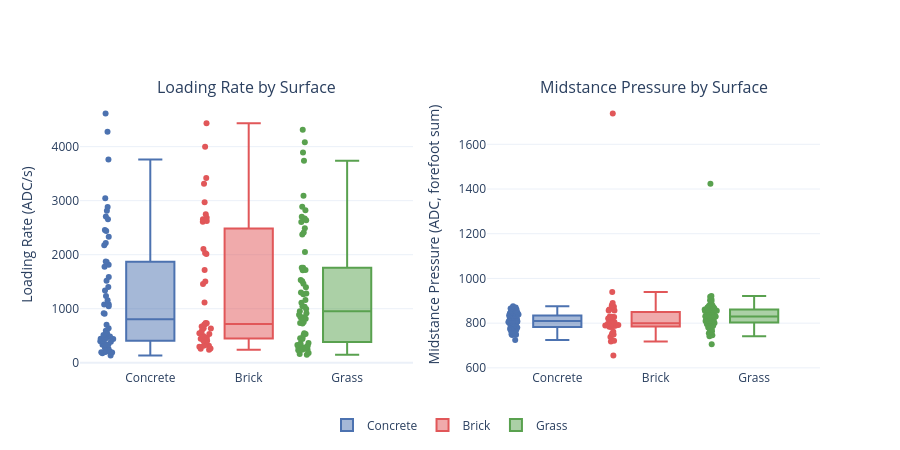

Notebook code for this chart:
### Markdown cell above
## Feature Distributions — Loading Rate & Midstance

Box plots comparing loading rate and midstance pressure across the three surfaces. Each point is one step; the box shows median and IQR.

### Code cell
from plotly.subplots import make_subplots
import plotly.graph_objects as go

SURFACE_COLORS = {'Concrete': '#4C72B0', 'Brick': '#E15759', 'Grass': '#59A14F'}

fig = make_subplots(
    rows=1, cols=2,
    subplot_titles=('Loading Rate by Surface', 'Midstance Pressure by Surface')
)

for surface, color in SURFACE_COLORS.items():
    sub = steps_df[steps_df['ground_type'] == surface]

    # Loading rate
    fig.add_trace(
        go.Box(
            y=sub['loading_rate'].dropna(),
            name=surface,
            marker_color=color,
            boxpoints='all',
            jitter=0.3,
            pointpos=-1.8,
            showlegend=True,
        ),
        row=1, col=1
    )

    # Midstance pressure
    fig.add_trace(
        go.Box(
            y=sub['midstance_pressure'].dropna(),
            name=surface,
            marker_color=color,
            boxpoints='all',
            jitter=0.3,
            pointpos=-1.8,
            showlegend=False,
        ),
        row=1, col=2
    )

fig.update_yaxes(title_text='Loading Rate (ADC/s)', row=1, col=1)
fig.update_yaxes(title_text='Midstance Pressure (ADC, forefoot sum)', row=1, col=2)
fig.update_layout(
    template='plotly_white',
    height=450,
    legend=dict(orientation='h', x=0.5, xanchor='center', y=-0.15),
)
fig.show()

# Summary stats
print('Loading Rate (ADC/s):')
print(steps_df.groupby('ground_type')['loading_rate']
      .agg(['count', 'mean', 'std', 'median']).round(1).to_string())
print()
print('Midstance Pressure (ADC):')
print(steps_df.groupby('ground_type')['midstance_pressure']
      .agg(['count', 'mean', 'std', 'median']).round(1).to_string())

### Figure 1 — Plotly figure (JSON) as saved in the notebook; plotly's stock layout.template omitted (floating-point values rounded to 4 significant figures)
{"data": [{"boxpoints": "all", "jitter": 0.3, "marker": {"color": "#4C72B0"}, "name": "Concrete", "pointpos": -1.8, "showlegend": true, "type": "box", "xaxis": "x", "y": [2219.0, 250.0, 2440.0, 187.5, 4615.0, 914.1, 177.1, 1865.0, 703.1, 1585.0, 510.4, 442.7, 437.5, 334.4, 203.1, 906.2, 2331.0, 2884.0, 273.4, 2456.0, 468.8, 343.8, 1403.0, 1335.0, 515.6, 640.6, 515.6, 398.4, 442.7, 2658.0, 389.6, 2708.0, 593.7, 1047.0, 484.4, 2174.0, 1156.0, 1516.0, 1813.0, 335.9, 133.2, 1078.0, 562.5, 3047.0, 437.5, 4276.0, 1875.0, 1081.0, 411.5, 1777.0, 3763.0, 2812.0, 224.0, 193.5, 1234.0, 197.9], "yaxis": "y"}, {"boxpoints": "all", "jitter": 0.3, "marker": {"color": "#4C72B0"}, "name": "Concrete", "pointpos": -1.8, "showlegend": false, "type": "box", "xaxis": "x2", "y": [753, 797, 758, 848, 725, 750, 766, 755, 790, 812, 782, 809, 764, 868, 795, 834, 833, 808, 852, 824, 780, 849, 807, 783, 799, 799, 781, 861, 818, 774, 787, 813, 847, 812, 835, 798, 851, 809, 792, 856, 826, 832, 848, 770, 870, 833, 763, 754, 800, 808, 866, 875, 804, 857, 809, 748, 806, 833, 813, 823, 843, 825, 747, 844, 824, 765, 787, 804, 839], "yaxis": "y2"}, {"boxpoints": "all", "jitter": 0.3, "marker": {"color": "#E15759"}, "name": "Brick", "pointpos": -1.8, "showlegend": true, "type": "box", "xaxis": "x", "y": [265.6, 734.4, 2012.0, 703.1, 3997.0, 546.9, 2625.0, 583.3, 4435.0, 3421.0, 531.2, 312.5, 328.1, 296.9, 718.7, 1503.0, 2107.0, 1459.0, 2683.0, 312.5, 257.8, 1117.0, 406.2, 493.8, 731.2, 2749.0, 2655.0, 414.1, 2031.0, 635.4, 463.5, 239.6, 3312.0, 2973.0, 2612.0, 445.8, 671.9, 637.5, 1719.0], "yaxis": "y"}, {"boxpoints": "all", "jitter": 0.3, "marker": {"color": "#E15759"}, "name": "Brick", "pointpos": -1.8, "showlegend": false, "type": "box", "xaxis": "x2", "y": [655, 823, 799, 718, 830, 721, 788, 789, 797, 784, 738, 749, 825, 821, 754, 787, 804, 827, 788, 747, 783, 873, 793, 762, 809, 857, 861, 829, 792, 818, 890, 792, 880, 939, 875, 856, 798, 873, 1738], "yaxis": "y2"}, {"boxpoints": "all", "jitter": 0.3, "marker": {"color": "#59A14F"}, "name": "Grass", "pointpos": -1.8, "showlegend": true, "type": "box", "xaxis": "x", "y": [283.3, 453.1, 2375.0, 2672.0, 1109.0, 4080.0, 273.4, 1711.0, 531.2, 2703.0, 1716.0, 247.4, 1531.0, 1034.0, 3741.0, 437.5, 145.8, 2412.0, 1463.0, 231.8, 756.3, 1159.0, 546.9, 2822.0, 1758.0, 1397.0, 2491.0, 843.8, 240.6, 2639.0, 3893.0, 515.6, 283.3, 993.8, 252.6, 3090.0, 354.2, 1758.0, 4314.0, 179.7, 328.1, 734.4, 1269.0, 1047.0, 790.2, 367.2, 1282.0, 2049.0, 312.5, 285.4, 953.1, 726.6, 843.7, 453.1, 1300.0, 812.5, 291.7, 164.1, 2603.0, 2889.0, 916.7, 1507.0, 890.6], "yaxis": "y"}, {"boxpoints": "all", "jitter": 0.3, "marker": {"color": "#59A14F"}, "name": "Grass", "pointpos": -1.8, "showlegend": false, "type": "box", "xaxis": "x2", "y": [773, 806, 861, 770, 746, 755, 809, 762, 855, 862, 810, 795, 869, 921, 862, 882, 862, 798, 839, 783, 801, 764, 857, 877, 888, 879, 868, 831, 861, 801, 850, 854, 807, 848, 835, 813, 869, 830, 811, 774, 816, 870, 902, 897, 812, 811, 833, 1424, 828, 821, 802, 788, 705, 788, 906, 833, 852, 853, 827, 780, 802, 807, 741, 868, 838, 829, 918, 803, 835, 825, 817, 828, 853, 829, 862, 852], "yaxis": "y2"}], "layout": {"annotations": [{"font": {"size": 16}, "showarrow": false, "text": "Loading Rate by Surface", "x": 0.225, "xanchor": "center", "xref": "paper", "y": 1, "yanchor": "bottom", "yref": "paper"}, {"font": {"size": 16}, "showarrow": false, "text": "Midstance Pressure by Surface", "x": 0.775, "xanchor": "center", "xref": "paper", "y": 1, "yanchor": "bottom", "yref": "paper"}], "height": 450, "legend": {"orientation": "h", "x": 0.5, "xanchor": "center", "y": -0.15}, "xaxis": {"anchor": "y", "domain": [0, 0.45]}, "xaxis2": {"anchor": "y2", "domain": [0.55, 1]}, "yaxis": {"anchor": "x", "domain": [0, 1], "title": {"text": "Loading Rate (ADC/s)"}}, "yaxis2": {"anchor": "x2", "domain": [0, 1], "title": {"text": "Midstance Pressure (ADC, forefoot sum)"}}}}
